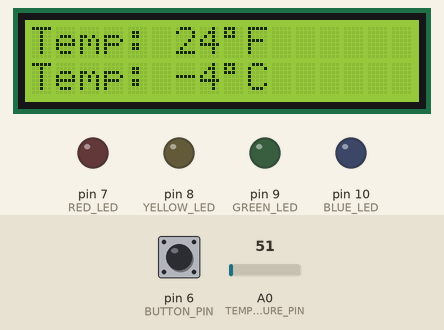
Simulated run of this sketch. Board: Arduino Uno, built with avr-gcc and run on an emulated ATmega328P. On the bench: 16×2 character LCD, output pins drawn as LEDs (lit = HIGH). The test bench sets the inputs (shaded band); at power-on: pin 6 (BUTTON_PIN) LOW, A0 (TEMPERATURE_PIN) = 51. What the sketch prints to the serial monitor is not drawn.

Above: at 1.2 s.
1.3 s: pin 6 (BUTTON_PIN) pulled HIGH for 1.45 s
At 2.9 s:
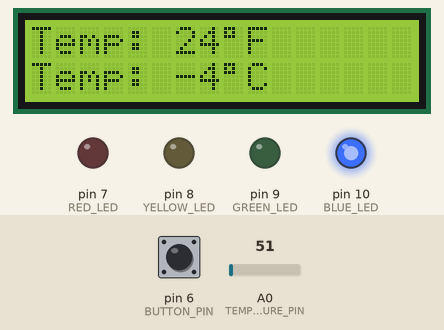
4.2 s: A0 (TEMPERATURE_PIN) set to 96
At 5.2 s:
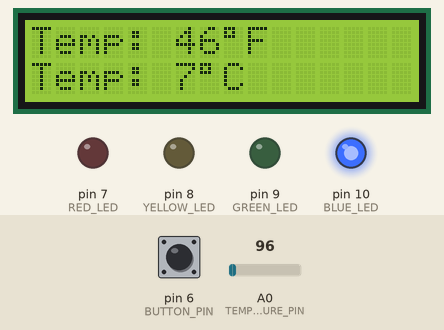
6.3 s: A0 (TEMPERATURE_PIN) set to 110
At 8.5 s:
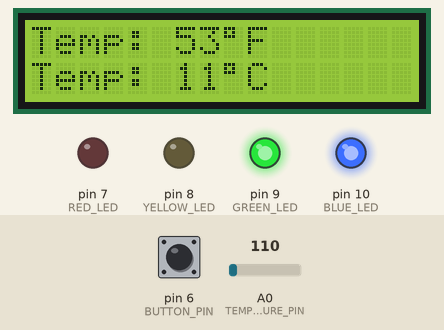
8.8 s: A0 (TEMPERATURE_PIN) set to 146
At 10.9 s:
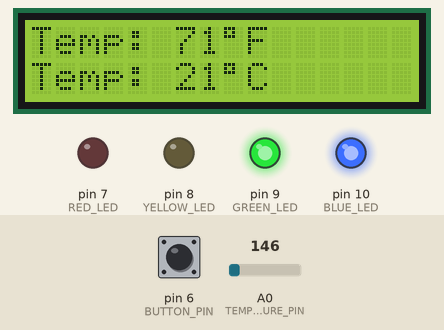
11.2 s: A0 (TEMPERATURE_PIN) set to 173
At 13.2 s:
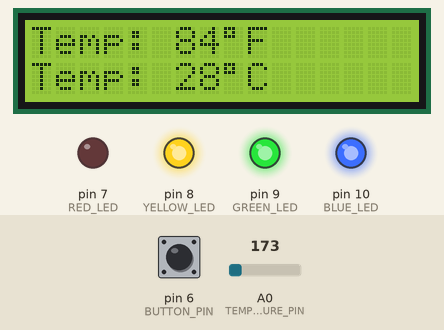
Timing chart, 0 to 14.6 s (numbered marks = the images above; inputs shaded):
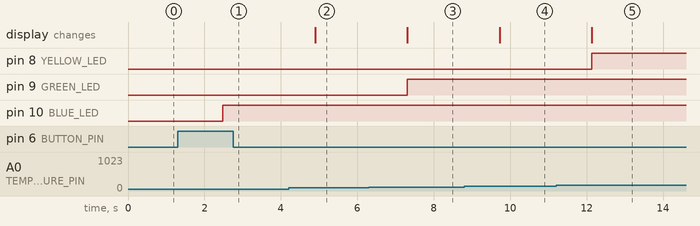

The sketch:

Proj1.ino
```cpp
#include <LiquidCrystal.h>
const int TEMPERATURE_PIN = 0, BUTTON_PIN = 6, RED_LED = 7, YELLOW_LED = 8, GREEN_LED = 9, BLUE_LED = 10;
int tempRead, tempC, tempF;
boolean currButton = LOW, lightState = LOW;
LiquidCrystal lcd(12, 11, 5, 4, 3, 2);

boolean debounce(boolean);
void lightUpLED();
void updateLED();
void turnOffLED();

void setup()
{
  //Sets the pinMode for each LED to Output
  pinMode(RED_LED, OUTPUT);
  pinMode(YELLOW_LED, OUTPUT);
  pinMode(GREEN_LED, OUTPUT);
  pinMode(BLUE_LED, OUTPUT);
  //Begins serial and lcd display
  Serial.begin(9600);
  lcd.begin(16, 2);
}
void loop()
{
  // Reads the temperature and does math to figure out fahrenheit and celsius
  tempRead = analogRead(TEMPERATURE_PIN);
  tempF = (5.0 * tempRead * 100.0) / 1024.0;
  tempC = (tempF - 32) * (5.0 / 9.0);

  //Prints the temperatures to Serial
  Serial.println("Temp:" + (String)tempF + " F");
  Serial.println("Temp:" + (String)tempC + " C");

  // Displays temperature to LCD
  lcd.clear();
  lcd.print("Temp: " + (String)tempF + (char)223 + "F");
  lcd.setCursor(0, 1);
  lcd.print("Temp: " + (String)tempC + (char)223 + "C");

  //Run lightUpLED function
  lightUpLED();
  // Wait 1 second
  delay(1000);
}
/**
   Debounce function in order to remove electrical noise from the circuit
   Provided by Patrick Kelley extended by us
*/
boolean debounce(boolean last)
{
  boolean current = digitalRead(BUTTON_PIN);
  if (last != current)
  {
    delay(5);
    current = digitalRead(BUTTON_PIN);
  }
  return current;
}
void lightUpLED()
{
  // Debounce the button
  currButton = debounce(LOW);
  //If the button was pressed and lights are not on
  if (currButton == HIGH && !lightState)
  {
    // Run the updateLED function and set lightState to on
    updateLED();
    lightState = HIGH;
  }

  // Else if the button was pressed and the lights are on
  else if (currButton == HIGH && lightState)
  {
    // run turnOffLED and set lightstate to low
    turnOffLED();
    lightState = LOW;
  }
  // Else if the lights are on
  else if (lightState)
  {
    // Run the updateLED function
    updateLED();
  }
  // Wait 200 ms
  delay(200);
}
void updateLED()
{
  // If the temp is below 51
  if (tempF <= 50)
  {
    // Turn on Blue
    digitalWrite(BLUE_LED, 63);
    digitalWrite(GREEN_LED, LOW);
    digitalWrite(YELLOW_LED, LOW);
    digitalWrite(RED_LED, LOW);
  }
  // Else if the temperature is between 51 and 78
  else if ( tempF > 50 && tempF <= 78)
  {
    // Turn on Blue and Green
    digitalWrite(BLUE_LED, 63);
    digitalWrite(GREEN_LED, 63);
    digitalWrite(YELLOW_LED, LOW);
    digitalWrite(RED_LED, LOW);
  }
  // Else if the temp is between 79 and 90
  else if ( tempF > 78 && tempF <= 90)
  {
    // Turn on Blue, Green, and Yellow
    digitalWrite(BLUE_LED, 63);
    digitalWrite(GREEN_LED, 63);
    digitalWrite(YELLOW_LED, 63);
    digitalWrite(RED_LED, LOW);
  }
  // Else turn on all the lights
  else
  {
    digitalWrite(BLUE_LED, 63);
    digitalWrite(GREEN_LED, 63);
    digitalWrite(YELLOW_LED, 63);
    digitalWrite(RED_LED, 63);
  }
}
/**
   Function to set all LED states to LOW
*/
void turnOffLED()
{
  digitalWrite(BLUE_LED, LOW);
  digitalWrite(GREEN_LED, LOW);
  digitalWrite(YELLOW_LED, LOW);
  digitalWrite(RED_LED, LOW);
}
```

Measured:
- the behaviour switches between 104 and 105 on A0 (TEMPERATURE_PIN) (found by bisection; images 2 and 3)
- the behaviour switches between 161 and 162 on A0 (TEMPERATURE_PIN) (found by bisection; images 4 and 5)
- after the input at 1.3 s, pin 10 (BLUE_LED): LOW → HIGH after 1.2 s
- after the input at 4.2 s, the display: changes after 0.70 s (image 2)
- after the input at 6.3 s, pin 9 (GREEN_LED): LOW → HIGH after 1.0 s; the display: changes after 1.0 s (image 3)
- after the input at 8.8 s, the display: changes after 0.92 s (image 4)
- after the input at 11.2 s, pin 8 (YELLOW_LED): LOW → HIGH after 0.93 s; the display: changes after 0.93 s (image 5)
